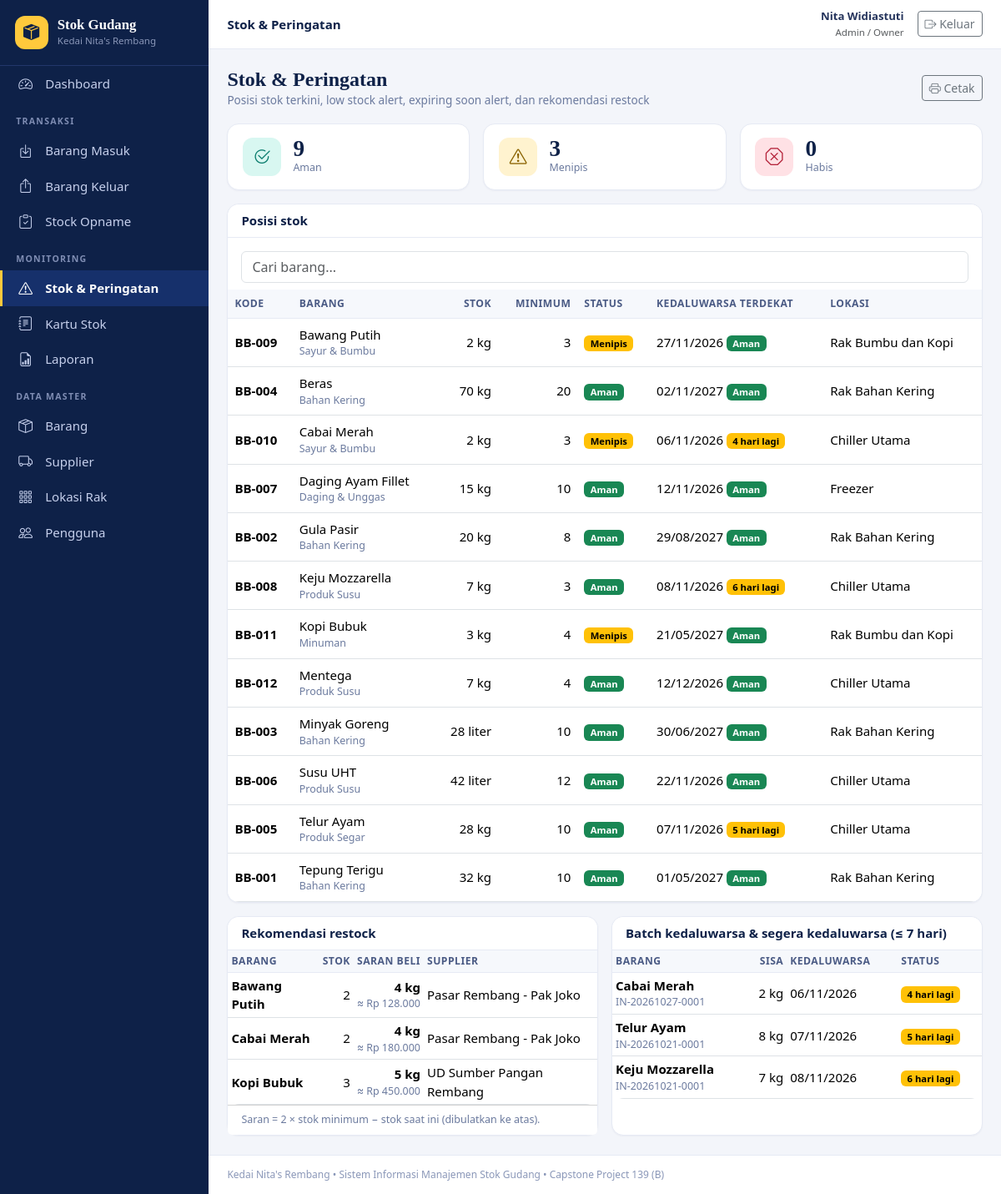
The app's page /stok.php (signed in) with its own data.
### tables this page shows
CREATE TABLE barang (
  id_barang INT UNSIGNED NOT NULL AUTO_INCREMENT,
  kode_barang VARCHAR(30) NOT NULL,
  nama_barang VARCHAR(120) NOT NULL,
  kategori VARCHAR(60) DEFAULT NULL,
  satuan VARCHAR(20) NOT NULL,
  stok_minimum DECIMAL(12,2) NOT NULL DEFAULT 0,
  stok_saat_ini DECIMAL(12,2) NOT NULL DEFAULT 0,
  harga_beli_terakhir DECIMAL(14,2) NOT NULL DEFAULT 0,
  id_rak INT UNSIGNED DEFAULT NULL,
  id_supplier_utama INT UNSIGNED DEFAULT NULL,
  aktif TINYINT(1) NOT NULL DEFAULT 1,
  PRIMARY KEY (id_barang),
  UNIQUE KEY uq_barang_kode (kode_barang),
  KEY idx_barang_rak (id_rak),
  KEY idx_barang_supplier (id_supplier_utama),
  CONSTRAINT fk_barang_rak FOREIGN KEY (id_rak) REFERENCES lokasi_rak (id_rak),
  CONSTRAINT fk_barang_supplier FOREIGN KEY (id_supplier_utama) REFERENCES supplier (id_supplier)
);

CREATE TABLE lokasi_rak (
  id_rak INT UNSIGNED NOT NULL AUTO_INCREMENT,
  kode_rak VARCHAR(20) NOT NULL,
  nama_rak VARCHAR(100) NOT NULL,
  jenis VARCHAR(30) DEFAULT NULL,
  keterangan VARCHAR(255) DEFAULT NULL,
  PRIMARY KEY (id_rak),
  UNIQUE KEY uq_rak_kode (kode_rak)
);

CREATE TABLE supplier (
  id_supplier INT UNSIGNED NOT NULL AUTO_INCREMENT,
  nama_supplier VARCHAR(120) NOT NULL,
  kontak VARCHAR(100) DEFAULT NULL,
  telepon VARCHAR(30) DEFAULT NULL,
  alamat VARCHAR(255) DEFAULT NULL,
  aktif TINYINT(1) NOT NULL DEFAULT 1,
  PRIMARY KEY (id_supplier)
);

CREATE TABLE inbound_detail (
  id_inbound_detail INT UNSIGNED NOT NULL AUTO_INCREMENT,
  id_inbound INT UNSIGNED NOT NULL,
  id_barang INT UNSIGNED NOT NULL,
  jumlah DECIMAL(12,2) NOT NULL,
  sisa_jumlah DECIMAL(12,2) NOT NULL,
  harga_beli DECIMAL(14,2) NOT NULL DEFAULT 0,
  tgl_kedaluwarsa DATE DEFAULT NULL,
  PRIMARY KEY (id_inbound_detail),
  KEY idx_ind_inbound (id_inbound),
  KEY idx_ind_fefo (id_barang, tgl_kedaluwarsa),
  CONSTRAINT fk_ind_inbound FOREIGN KEY (id_inbound) REFERENCES inbound (id_inbound),
  CONSTRAINT fk_ind_barang FOREIGN KEY (id_barang) REFERENCES barang (id_barang)
);

CREATE TABLE inbound (
  id_inbound INT UNSIGNED NOT NULL AUTO_INCREMENT,
  no_transaksi VARCHAR(30) NOT NULL,
  tanggal DATE NOT NULL,
  id_supplier INT UNSIGNED DEFAULT NULL,
  jenis ENUM('pembelian','adjustment') NOT NULL DEFAULT 'pembelian',
  foto_nota VARCHAR(255) DEFAULT NULL,
  catatan VARCHAR(255) DEFAULT NULL,
  id_pengguna INT UNSIGNED NOT NULL,
  dibuat_pada DATETIME NOT NULL DEFAULT CURRENT_TIMESTAMP,
  PRIMARY KEY (id_inbound),
  UNIQUE KEY uq_inbound_no (no_transaksi),
  KEY idx_inbound_tanggal (tanggal),
  KEY idx_inbound_supplier (id_supplier),
  KEY idx_inbound_pengguna (id_pengguna),
  CONSTRAINT fk_inbound_supplier FOREIGN KEY (id_supplier) REFERENCES supplier (id_supplier),
  CONSTRAINT fk_inbound_pengguna FOREIGN KEY (id_pengguna) REFERENCES pengguna (id_pengguna)
);

### db.php (called while the page is built, shortened)
<?php
function db(): PDO
{
    static $pdo = null;
    if ($pdo === null) {
        try {
            $pdo = new PDO(
                'mysql:host=' . DB_HOST . ';dbname=' . DB_NAME . ';charset=utf8mb4',
                DB_USER,
                DB_PASS,
                [
                    PDO::ATTR_ERRMODE => PDO::ERRMODE_EXCEPTION,
                    PDO::ATTR_DEFAULT_FETCH_MODE => PDO::FETCH_ASSOC,
                    PDO::ATTR_EMULATE_PREPARES => false,
                ]
            );
        } catch (PDOException $ex) {
            http_response_code(500);
            echo '<h3>Koneksi database gagal</h3><p>Periksa pengaturan DB_HOST, DB_NAME, DB_USER, DB_PASS pada <code>config.php</code>.</p>';
            if (DEBUG) {
                echo '<pre>' . htmlspecialchars($ex->getMessage()) . '</pre>';
            }
            exit;
        }
    }
    return $pdo;
}
function q(string $sql, array $params = []): PDOStatement
{
    $st = db()->prepare($sql);
    $st->execute($params);
    return $st;
}
function rows(string $sql, array $params = []): array
{
    return q($sql, $params)->fetchAll();
}

### auth.php (called while the page is built, shortened)
<?php
require_once __DIR__ . '/db.php';
require_once __DIR__ . '/helpers.php';
function user()
{
    return isset($_SESSION['user']) ? $_SESSION['user'] : null;
}
function is_admin(): bool
{
    $u = user();
    return $u !== null && $u['peran'] === 'admin';
}

### stok.php (the view, shortened to what this page needs)
<?php
require_once __DIR__ . '/includes/auth.php';
$limitExp = date('Y-m-d', strtotime('+' . EXPIRY_DAYS . ' days'));
$filter = g('status', 'semua');
$all = rows(
    'SELECT b.*, r.nama_rak, s.nama_supplier,
        (SELECT MIN(d.tgl_kedaluwarsa) FROM inbound_detail d WHERE d.id_barang = b.id_barang AND d.sisa_jumlah > 0) AS exp_terdekat
     FROM barang b
     LEFT JOIN lokasi_rak r ON r.id_rak = b.id_rak
     LEFT JOIN supplier s ON s.id_supplier = b.id_supplier_utama
     WHERE b.aktif = 1 ORDER BY b.nama_barang'
);
$cnt = ['aman' => 0, 'menipis' => 0, 'habis' => 0];
$stocks = [];
$restock = [];
foreach ($all as $b) {
    $st = status_stok((float)$b['stok_saat_ini'], (float)$b['stok_minimum']);
    $key = strtolower($st[0]);
    $cnt[$key]++;
    $b['_st'] = $st;
    if ($filter === 'semua' || $filter === $key) {
        $stocks[] = $b;
    }
    if ($key !== 'aman') {
        $target = (float)$b['stok_minimum'] * 2;
        $saran = max(1, ceil($target - (float)$b['stok_saat_ini']));
        $b['_saran'] = $saran;
        $restock[] = $b;
    }
}
$batches = rows(
    'SELECT d.sisa_jumlah, d.tgl_kedaluwarsa, b.nama_barang, b.satuan, i.no_transaksi, i.tanggal
     FROM inbound_detail d
     JOIN barang b ON b.id_barang = d.id_barang
     JOIN inbound i ON i.id_inbound = d.id_inbound
     WHERE d.sisa_jumlah > 0 AND d.tgl_kedaluwarsa IS NOT NULL AND d.tgl_kedaluwarsa <= ?
     ORDER BY d.tgl_kedaluwarsa ASC',
    [$limitExp]
);
require __DIR__ . '/includes/header.php';
?>
<div class="page-head">
    <div><h1>Stok &amp; Peringatan</h1><div class="sub">Posisi stok terkini, low stock alert, expiring soon alert, dan rekomendasi restock</div></div>
    <button class="btn btn-outline-secondary btn-sm no-print" onclick="window.print()"><i class="bi bi-printer"></i> Cetak</button>
</div>
<div class="row g-3 mb-3 no-print">
    <div class="col-4"><a class="text-decoration-none" href="stok.php?status=aman"><div class="card"><div class="stat"><div class="ico" style="background:#D8F7F1;color:#0b7d6e"><i class="bi bi-check2-circle"></i></div><div><div class="num"><?= $cnt['aman'] ?></div><div class="lbl">Aman</div></div></div></div></a></div>
    <div class="col-4"><a class="text-decoration-none" href="stok.php?status=menipis"><div class="card"><div class="stat"><div class="ico" style="background:#FFF3CF;color:#8a6200"><i class="bi bi-exclamation-triangle"></i></div><div><div class="num"><?= $cnt['menipis'] ?></div><div class="lbl">Menipis</div></div></div></div></a></div>
    <div class="col-4"><a class="text-decoration-none" href="stok.php?status=habis"><div class="card"><div class="stat"><div class="ico" style="background:#FFE1E5;color:#b4233a"><i class="bi bi-x-octagon"></i></div><div><div class="num"><?= $cnt['habis'] ?></div><div class="lbl">Habis</div></div></div></div></a></div>
</div>
<div class="card mb-3">
    <div class="card-header d-flex justify-content-between align-items-center">
        <span>Posisi stok <?= $filter !== 'semua' ? '(' . e($filter) . ')' : '' ?></span>
    </div>
    <div class="card-body pb-2 no-print"><input type="search" class="form-control" placeholder="Cari barang..." data-filter="#tbl"></div>
    <div class="table-responsive"><table class="table table-hover mb-0" id="tbl">
        <thead><tr><th>Kode</th><th>Barang</th><th class="text-end">Stok</th><th class="text-end">Minimum</th><th>Status</th><th>Kedaluwarsa terdekat</th><th>Lokasi</th></tr></thead>
        <tbody>
        <?php foreach ($stocks as $b): ?>
            <tr>
                <td><strong><?= e($b['kode_barang']) ?></strong></td>
                <td><?= e($b['nama_barang']) ?><div class="hint"><?= e($b['kategori']) ?></div></td>
                <td class="text-end num"><?= nf($b['stok_saat_ini']) ?> <?= e($b['satuan']) ?></td>
                <td class="text-end num"><?= nf($b['stok_minimum']) ?></td>
                <td><?= badge($b['_st']) ?></td>
                <td><?= $b['exp_terdekat'] ? e(tgl($b['exp_terdekat'])) . ' ' . badge(status_exp($b['exp_terdekat'])) : '-' ?></td>
                <td><?= e($b['nama_rak']) ?></td>
            </tr>
        <?php endforeach; ?>
        </tbody>
    </table></div>
</div>
<div class="row g-3">
    <div class="col-lg-6">
        <div class="card h-100">
            <div class="card-header">Rekomendasi restock</div>
            <div class="table-responsive"><table class="table table-sm mb-0">
                <thead><tr><th>Barang</th><th class="text-end">Stok</th><th class="text-end">Saran beli</th><th>Supplier</th></tr></thead>
                <tbody>
                <?php foreach ($restock as $b): ?>
                    <tr>
                        <td><strong><?= e($b['nama_barang']) ?></strong></td>
                        <td class="text-end num"><?= nf($b['stok_saat_ini']) ?></td>
                        <td class="text-end num"><strong><?= nf($b['_saran']) ?> <?= e($b['satuan']) ?></strong><?php if (is_admin()): ?><div class="hint">&asymp; <?= e(rupiah($b['_saran'] * (float)$b['harga_beli_terakhir'])) ?></div><?php endif; ?></td>
                        <td><?= e($b['nama_supplier']) ?></td>
                    </tr>
                <?php endforeach; ?>
                </tbody>
            </table></div>
            <div class="card-footer bg-white hint">Saran = 2 &times; stok minimum &minus; stok saat ini (dibulatkan ke atas).</div>
        </div>
    </div>
    <div class="col-lg-6">
        <div class="card h-100">
            <div class="card-header">Batch kedaluwarsa &amp; segera kedaluwarsa (&le; <?= EXPIRY_DAYS ?> hari)</div>
            <div class="table-responsive"><table class="table table-sm mb-0">
                <thead><tr><th>Barang</th><th class="text-end">Sisa</th><th>Kedaluwarsa</th><th>Status</th></tr></thead>
                <tbody>
                <?php foreach ($batches as $r): ?>
                    <tr>
                        <td><strong><?= e($r['nama_barang']) ?></strong><div class="hint"><?= e($r['no_transaksi']) ?></div></td>
                        <td class="text-end num"><?= nf($r['sisa_jumlah']) ?> <?= e($r['satuan']) ?></td>
                        <td><?= e(tgl($r['tgl_kedaluwarsa'])) ?></td>
                        <td><?= badge(status_exp($r['tgl_kedaluwarsa'])) ?></td>
                    </tr>
                <?php endforeach; ?>
                </tbody>
            </table></div>
        </div>
    </div>
</div>
<?php require __DIR__ . '/includes/footer.php'; ?>

### helpers.php (shortened to what this page needs)
<?php
function e($v): string
{
    return htmlspecialchars((string)$v, ENT_QUOTES | ENT_SUBSTITUTE, 'UTF-8');
}
function nf($n, int $d = 2): string
{
    $s = number_format((float)$n, $d, ',', '.');
    if ($d > 0 && strpos($s, ',') !== false) {
        $s = rtrim(rtrim($s, '0'), ',');
    }
    return $s;
}
function rupiah($n): string
{
    return 'Rp ' . number_format((float)$n, 0, ',', '.');
}
function tgl($d): string
{
    return $d ? date('d/m/Y', strtotime($d)) : '-';
}
function status_stok(float $stok, float $min): array
{
    if ($stok <= $min) {
        return ['Menipis', 'warning'];
    }
    return ['Aman', 'success'];
}
function days_until($d)
{
    $a = new DateTime(date('Y-m-d'));
    $b = new DateTime(substr((string)$d, 0, 10));
    return (int)$a->diff($b)->format('%r%a');
}
function status_exp($d): array
{
    $days = days_until($d);
    if ($days <= EXPIRY_DAYS) {
        return [$days . ' hari lagi', 'warning'];
    }
    return ['Aman', 'success'];
}
function badge(array $s): string
{
    return '<span class="badge text-bg-' . e($s[1]) . '">' . e($s[0]) . '</span>';
}

### style.css (style rules this page uses)
:root { --navy:#0E2148;--navy2:#16306B;--gold:#FFC93C;--ink:#3B4D78;--bg:#F3F5FA;--line:#E6EAF4 }
* { box-sizing:border-box }
body { background:var(--bg);color:#25345c;font-family:system-ui,-apple-system,"Segoe UI",Roboto,Helvetica,Arial,sans-serif;font-size:.94rem }
h1,h2,h3,.brand-name,.page-head h1 { font-family:Cambria,Georgia,"Times New Roman",serif }
.page-head { display:flex;flex-wrap:wrap;gap:.8rem;align-items:center;justify-content:space-between;margin-bottom:1.1rem }
.page-head h1 { font-size:1.5rem;margin:0;color:var(--navy);font-weight:700 }
.page-head .sub { color:#6b7a9e;font-size:.85rem }
.card { border:1px solid var(--line);border-radius:14px;box-shadow:0 1px 2px rgba(14,33,72,.04) }
.card-header { background:#fff;border-bottom:1px solid var(--line);font-weight:700;color:var(--navy);border-radius:14px 14px 0 0!important }
.stat { display:flex;gap:.9rem;align-items:center;padding:1rem 1.1rem }
.stat .ico { width:46px;height:46px;border-radius:12px;display:grid;place-items:center;font-size:1.3rem;flex:none }
.stat .num { font-family:Cambria,Georgia,serif;font-size:1.7rem;font-weight:700;color:var(--navy);line-height:1 }
.stat .lbl { font-size:.78rem;color:#6b7a9e }
.table thead th { background:#F6F8FC;color:#4b5b85;font-size:.76rem;text-transform:uppercase;letter-spacing:.04em;border-bottom:1px solid var(--line);white-space:nowrap }
.table td { vertical-align:middle }
.table-responsive { border-radius:0 0 14px 14px }
.hint { font-size:.78rem;color:#6b7a9e }
.num { font-variant-numeric:tabular-nums }

### records on screen
barang: kode_barang "BB-009", nama_barang "Bawang Putih", kategori "Sayur & Bumbu", stok_saat_ini "2", satuan "kg", stok_minimum "3", s "Menipis Aman", exp_terdekat "27/11/2026", id_rak.nama_rak "Rak Bumbu dan Kopi", id_rak "4", rupiah($b['_saran'] * (float)$b['harga_beli_terakhir']) "Rp 128.000", id_supplier_utama.nama_supplier "Pasar Rembang - Pak Joko"
barang: kode_barang "BB-004", nama_barang "Beras", kategori "Bahan Kering", stok_saat_ini "70", satuan "kg", stok_minimum "20", s "Aman Aman", exp_terdekat "02/11/2027", id_rak.nama_rak "Rak Bahan Kering"
barang: kode_barang "BB-010", nama_barang "Cabai Merah", kategori "Sayur & Bumbu", stok_saat_ini "2", satuan "kg", stok_minimum "3", s "Menipis 4 hari lagi", exp_terdekat "06/11/2026", id_rak.nama_rak "Chiller Utama", _saran "4", rupiah($b['_saran']*(float)$b['harga_beli_terakhir']) "Rp 180.000", id_supplier_utama.nama_supplier "Pasar Rembang - Pak Joko"
barang: kode_barang "BB-007", nama_barang "Daging Ayam Fillet", kategori "Daging & Unggas", stok_saat_ini "15", satuan "kg", stok_minimum "10", s "Aman Aman", exp_terdekat "12/11/2026", id_rak.nama_rak "Freezer"
barang: kode_barang "BB-002", nama_barang "Gula Pasir", kategori "Bahan Kering", stok_saat_ini "20", satuan "kg", stok_minimum "8", s "Aman Aman", exp_terdekat "29/08/2027", id_rak.nama_rak "Rak Bahan Kering"
barang: kode_barang "BB-008", nama_barang "Keju Mozzarella", kategori "Produk Susu", stok_saat_ini "7", satuan "kg", stok_minimum "3", s "Aman 6 hari lagi", exp_terdekat "08/11/2026", id_rak.nama_rak "Chiller Utama"
barang: kode_barang "BB-011", nama_barang "Kopi Bubuk", kategori "Minuman", stok_saat_ini "3", satuan "kg", stok_minimum "4", s "Menipis Aman", exp_terdekat "21/05/2027", id_rak.nama_rak "Rak Bumbu dan Kopi", _saran "5", rupiah($b['_saran']*(float)$b['harga_beli_terakhir']) "Rp 450.000", id_supplier_utama.nama_supplier "UD Sumber Pangan Rembang"
barang: kode_barang "BB-012", nama_barang "Mentega", kategori "Produk Susu", stok_saat_ini "7", satuan "kg", stok_minimum "4", s "Aman Aman", exp_terdekat "12/12/2026", id_rak.nama_rak "Chiller Utama"
barang: kode_barang "BB-003", nama_barang "Minyak Goreng", kategori "Bahan Kering", stok_saat_ini "28", satuan "liter", stok_minimum "10", s "Aman Aman", exp_terdekat "30/06/2027", id_rak.nama_rak "Rak Bahan Kering"
barang: kode_barang "BB-006", nama_barang "Susu UHT", kategori "Produk Susu", stok_saat_ini "42", satuan "liter", stok_minimum "12", s "Aman Aman", exp_terdekat "22/11/2026", id_rak.nama_rak "Chiller Utama"
barang: kode_barang "BB-005", nama_barang "Telur Ayam", kategori "Produk Segar", stok_saat_ini "28", satuan "kg", stok_minimum "10", s "Aman 5 hari lagi", exp_terdekat "07/11/2026", id_rak.nama_rak "Chiller Utama"
barang: kode_barang "BB-001", nama_barang "Tepung Terigu", kategori "Bahan Kering", stok_saat_ini "32", satuan "kg", stok_minimum "10", s "Aman Aman", exp_terdekat "01/05/2027", id_rak.nama_rak "Rak Bahan Kering"
inbound_detail: id_barang.nama_barang "Cabai Merah", id_inbound.no_transaksi "IN-20261027-0001", sisa_jumlah "2", id_barang.satuan "kg", tgl_kedaluwarsa "06/11/2026", s "4 hari lagi"
inbound_detail: id_barang.nama_barang "Telur Ayam", id_inbound.no_transaksi "IN-20261021-0001", sisa_jumlah "8", id_barang.satuan "kg", tgl_kedaluwarsa "07/11/2026", s "5 hari lagi"
inbound_detail: id_barang.nama_barang "Keju Mozzarella", id_inbound.no_transaksi "IN-20261021-0001", sisa_jumlah "7", id_barang.satuan "kg", tgl_kedaluwarsa "08/11/2026", s "6 hari lagi"

### other values on screen
$m[0] "Dashboard"
$m[1] "TRANSAKSI"
$m[0] "Barang Masuk"
$m[0] "Barang Keluar"
$m[0] "Stock Opname"
$m[1] "MONITORING"
$m[0] "Stok & Peringatan"
$m[0] "Kartu Stok"
$m[0] "Laporan"
$m[1] "DATA MASTER"
$m[0] "Barang"
$m[0] "Supplier"
$m[0] "Lokasi Rak"
$m[0] "Pengguna"
$page_title "Stok & Peringatan"
